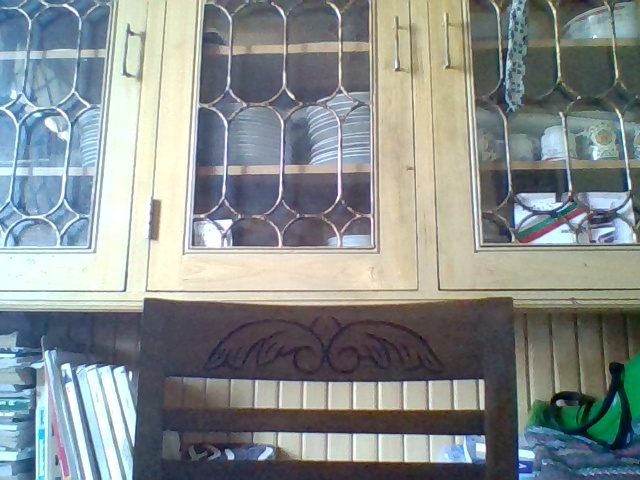
#> input picture My_Projects/cloak/image.jpg, 640 x 480 px
$ python invisible_cloak.py
#> lines starting #> are read from the running program, lines starting #| are printed output that depends on the picture; after the words box and inside, x2 and y2 are one past the last pixel; in counts of white or black regions, pixels touching at a corner belong together
import cv2
import numpy as np

cap = cv2.VideoCapture(0)
background = cv2.imread('./image.jpg')
#> background is the input picture: shape (480, 640, 3); mean B, G, R 141.6, 142.2, 135.2

while cap.isOpened():
    # capature the live frame
    ret, current_frame = cap.read()
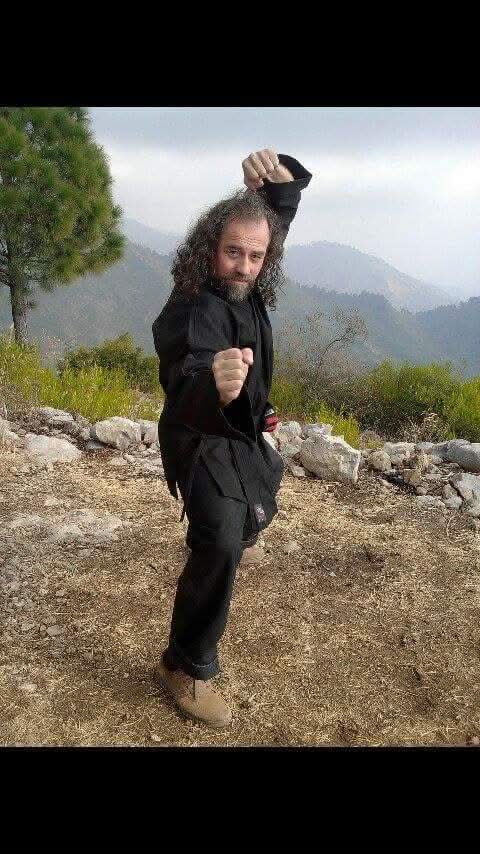
#> input picture My_Projects/faceRecognition/pic.jpeg, 480 x 854 px, given in place of the camera
#> current_frame is the input picture: shape (854, 480, 3); mean B, G, R 81, 93.1, 99.6
    if ret:
        # converting from rgb to hsv color space
        hsv_frame = cv2.cvtColor(current_frame, cv2.COLOR_BGR2HSV)
#> hsv_frame: shape (854, 480, 3); mean H, S, V 35.3, 62.1, 102.8

        # range for lower red
        l_red = np.array([0,120,70])
        u_red = np.array([10,255,255])
        mask1 = cv2.inRange(hsv_frame, l_red,u_red)
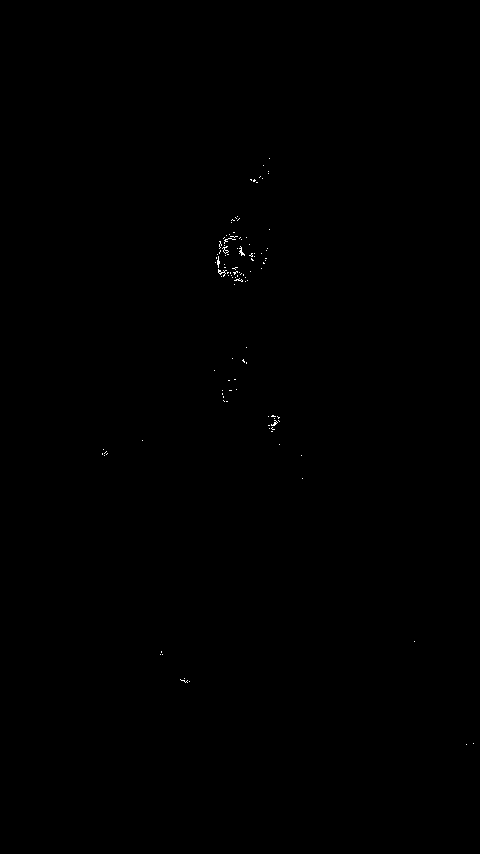
#> mask1: shape (854, 480); 0.09% white in thin lines or dots, all inside (x1, y1, x2, y2) = (102, 158, 474, 745)

        # range for upper red
        l_red = np.array([170, 120, 70])
        u_red = np.array([180, 255, 255])
        mask2 = cv2.inRange(hsv_frame, l_red, u_red)
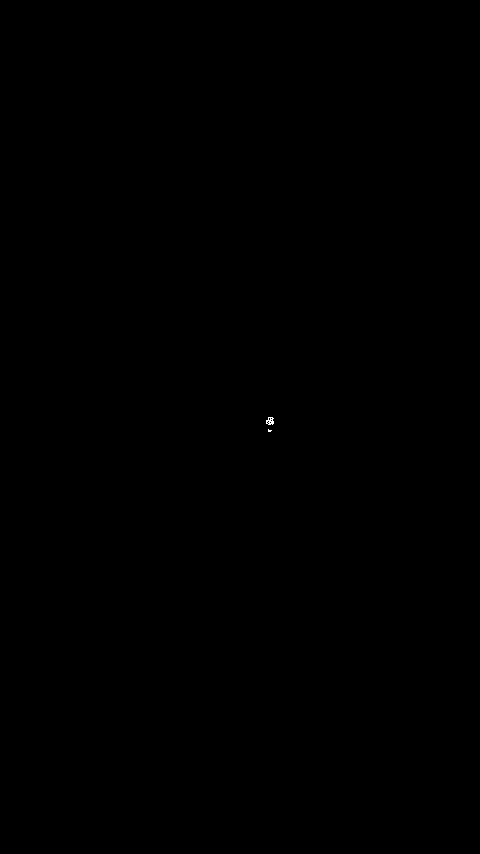
#> mask2: shape (854, 480); 0.01% white in thin lines or dots, all inside (x1, y1, x2, y2) = (266, 417, 274, 432)

        # generating  the final red mask
        red_mask = mask1 + mask2

        # false detections ko remove karta hai ye 2 lines of codes or red cloak k edges ko more precisely detect karta hai
        red_mask = cv2.morphologyEx(red_mask,cv2.MORPH_OPEN, np.ones((3,3), np.uint8),iterations=10)
#> red_mask: shape (854, 480); every value is 0
        red_mask = cv2.morphologyEx(red_mask,cv2.MORPH_DILATE, np.ones((3,3), np.uint8), iterations=1)

        # now pehle wala background color se dobara replace karege
#> (the run stopped early here; a loop or call above may not have finished)
